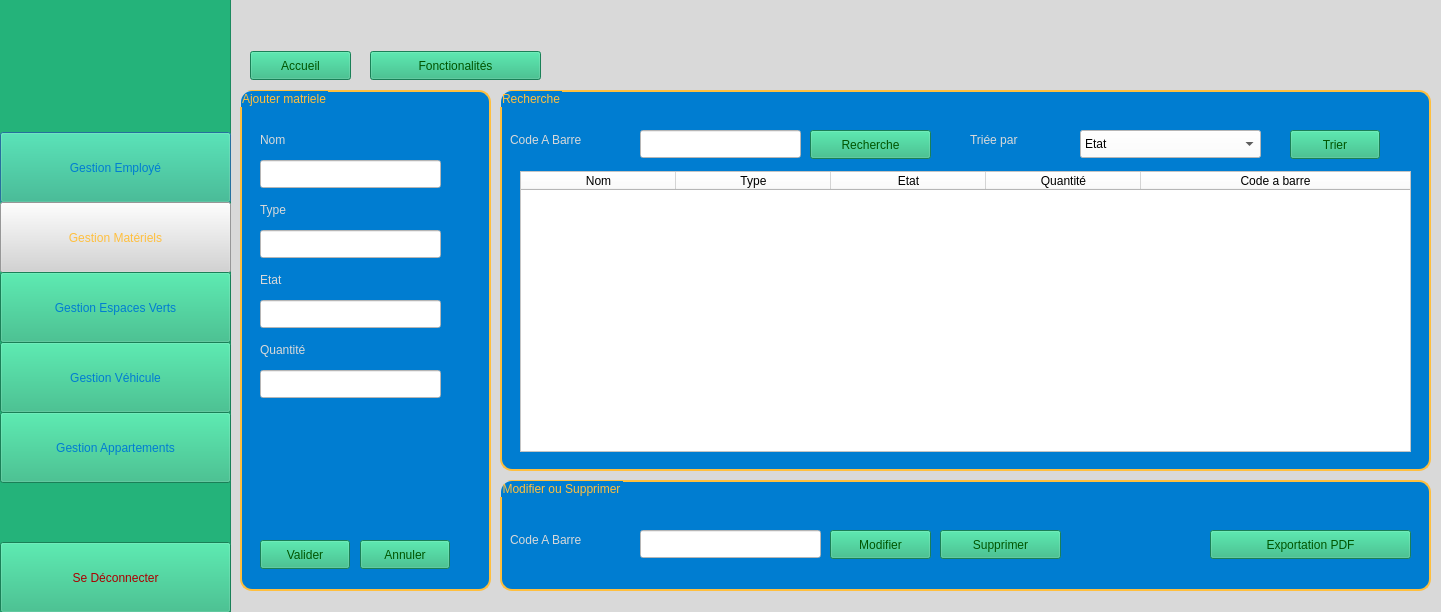
<?xml version="1.0" encoding="UTF-8"?>
<ui version="4.0">
 <class>mate_inter</class>
 <widget class="QDialog" name="mate_inter">
  <property name="geometry">
   <rect>
    <x>0</x>
    <y>0</y>
    <width>1441</width>
    <height>612</height>
   </rect>
  </property>
  <property name="windowTitle">
   <string>Dialog</string>
  </property>
  <property name="styleSheet">
   <string notr="true">background-color: rgb(217, 217, 217);</string>
  </property>
  <widget class="QFrame" name="frame">
   <property name="geometry">
    <rect>
     <x>-10</x>
     <y>-38</y>
     <width>241</width>
     <height>671</height>
    </rect>
   </property>
   <property name="styleSheet">
    <string notr="true">background-color: rgb(36, 179, 122);</string>
   </property>
   <property name="frameShape">
    <enum>QFrame::Shape::StyledPanel</enum>
   </property>
   <property name="frameShadow">
    <enum>QFrame::Shadow::Raised</enum>
   </property>
   <widget class="QPushButton" name="ges_emp">
    <property name="geometry">
     <rect>
      <x>10</x>
      <y>170</y>
      <width>231</width>
      <height>71</height>
     </rect>
    </property>
    <property name="styleSheet">
     <string notr="true">background-color: rgb(36, 179, 122);
color:rgb(0, 125, 209);
font: 900 12pt &quot;Franklin Gothic&quot;;</string>
    </property>
    <property name="text">
     <string>Gestion Employé</string>
    </property>
   </widget>
   <widget class="QPushButton" name="ges_mat">
    <property name="geometry">
     <rect>
      <x>10</x>
      <y>240</y>
      <width>231</width>
      <height>71</height>
     </rect>
    </property>
    <property name="styleSheet">
     <string notr="true">background-color: rgb(211, 211, 211);
color: rgb(255, 191, 62);
font: 900 12pt &quot;Franklin Gothic&quot;;</string>
    </property>
    <property name="text">
     <string>Gestion Matériels</string>
    </property>
   </widget>
   <widget class="QPushButton" name="ges_es_vert">
    <property name="geometry">
     <rect>
      <x>10</x>
      <y>310</y>
      <width>231</width>
      <height>71</height>
     </rect>
    </property>
    <property name="styleSheet">
     <string notr="true">background-color: rgb(36, 179, 122);
color:rgb(0, 125, 209);
font: 900 12pt &quot;Franklin Gothic&quot;;</string>
    </property>
    <property name="text">
     <string>Gestion Espaces Verts</string>
    </property>
   </widget>
   <widget class="QPushButton" name="ges_vehic">
    <property name="geometry">
     <rect>
      <x>10</x>
      <y>380</y>
      <width>231</width>
      <height>71</height>
     </rect>
    </property>
    <property name="styleSheet">
     <string notr="true">background-color: rgb(36, 179, 122);
color:rgb(0, 125, 209);
font: 900 12pt &quot;Franklin Gothic&quot;;</string>
    </property>
    <property name="text">
     <string>Gestion Véhicule</string>
    </property>
   </widget>
   <widget class="QPushButton" name="ges_appar">
    <property name="geometry">
     <rect>
      <x>10</x>
      <y>450</y>
      <width>231</width>
      <height>71</height>
     </rect>
    </property>
    <property name="styleSheet">
     <string notr="true">background-color: rgb(36, 179, 122);
color:rgb(0, 125, 209);
font: 900 12pt &quot;Franklin Gothic&quot;;</string>
    </property>
    <property name="text">
     <string>Gestion Appartements</string>
    </property>
   </widget>
   <widget class="QPushButton" name="deconnect">
    <property name="geometry">
     <rect>
      <x>10</x>
      <y>580</y>
      <width>231</width>
      <height>71</height>
     </rect>
    </property>
    <property name="styleSheet">
     <string notr="true">background-color: rgb(36, 179, 122);
color: rgb(170, 0, 0);
font: 900 12pt &quot;Franklin Gothic&quot;;</string>
    </property>
    <property name="text">
     <string>Se Déconnecter</string>
    </property>
   </widget>
   <widget class="QLabel" name="logo">
    <property name="geometry">
     <rect>
      <x>80</x>
      <y>59</y>
      <width>121</width>
      <height>91</height>
     </rect>
    </property>
    <property name="text">
     <string/>
    </property>
   </widget>
  </widget>
  <widget class="QPushButton" name="accueil">
   <property name="geometry">
    <rect>
     <x>250</x>
     <y>51</y>
     <width>101</width>
     <height>29</height>
    </rect>
   </property>
   <property name="styleSheet">
    <string notr="true">background-color: rgb(36, 179, 122);
font: 900 12pt &quot;Franklin Gothic&quot;;
color: rgb(0, 85, 0);</string>
   </property>
   <property name="text">
    <string>Accueil</string>
   </property>
  </widget>
  <widget class="QPushButton" name="fonction">
   <property name="geometry">
    <rect>
     <x>370</x>
     <y>51</y>
     <width>171</width>
     <height>29</height>
    </rect>
   </property>
   <property name="styleSheet">
    <string notr="true">background-color: rgb(36, 179, 122);
font: 900 12pt &quot;Franklin Gothic&quot;;
color: rgb(0, 85, 0);</string>
   </property>
   <property name="text">
    <string>Fonctionalités</string>
   </property>
  </widget>
  <widget class="QGroupBox" name="groupBox">
   <property name="geometry">
    <rect>
     <x>240</x>
     <y>90</y>
     <width>251</width>
     <height>501</height>
    </rect>
   </property>
   <property name="styleSheet">
    <string notr="true">QGroupBox
{
background-color: rgb(0, 125, 209);
color:  rgb(255, 191, 62);
font: 900 12pt &quot;Franklin Gothic&quot;;
border: 2px solid ;
border-radius: 12px; 
padding: 5px;
border-color: rgb(255, 191, 62);
}</string>
   </property>
   <property name="title">
    <string>Ajouter matriele</string>
   </property>
   <widget class="QLabel" name="label">
    <property name="geometry">
     <rect>
      <x>20</x>
      <y>40</y>
      <width>111</width>
      <height>20</height>
     </rect>
    </property>
    <property name="styleSheet">
     <string notr="true">color: rgb(217, 217, 217);
background-color: rgb(0, 125, 209);
font: 900 12pt &quot;Franklin Gothic&quot;;</string>
    </property>
    <property name="text">
     <string>Nom</string>
    </property>
   </widget>
   <widget class="QLineEdit" name="id">
    <property name="geometry">
     <rect>
      <x>20</x>
      <y>70</y>
      <width>181</width>
      <height>28</height>
     </rect>
    </property>
    <property name="styleSheet">
     <string notr="true">background-color: rgb(255, 255, 255);
font: 900 9pt &quot;Franklin Gothic&quot;;
color: rgb(0, 0, 0);
</string>
    </property>
    <property name="text">
     <string/>
    </property>
   </widget>
   <widget class="QLabel" name="label_2">
    <property name="geometry">
     <rect>
      <x>20</x>
      <y>110</y>
      <width>221</width>
      <height>20</height>
     </rect>
    </property>
    <property name="styleSheet">
     <string notr="true">color: rgb(217, 217, 217);
background-color: rgb(0, 125, 209);
font: 900 12pt &quot;Franklin Gothic&quot;;</string>
    </property>
    <property name="text">
     <string>Type</string>
    </property>
   </widget>
   <widget class="QLineEdit" name="numtel">
    <property name="geometry">
     <rect>
      <x>20</x>
      <y>140</y>
      <width>181</width>
      <height>28</height>
     </rect>
    </property>
    <property name="styleSheet">
     <string notr="true">background-color: rgb(255, 255, 255);
font: 900 9pt &quot;Franklin Gothic&quot;;
color: rgb(0, 0, 0);</string>
    </property>
   </widget>
   <widget class="QLabel" name="label_3">
    <property name="geometry">
     <rect>
      <x>20</x>
      <y>250</y>
      <width>171</width>
      <height>20</height>
     </rect>
    </property>
    <property name="styleSheet">
     <string notr="true">color: rgb(217, 217, 217);
background-color: rgb(0, 125, 209);
font: 900 12pt &quot;Franklin Gothic&quot;;</string>
    </property>
    <property name="text">
     <string>Quantité</string>
    </property>
   </widget>
   <widget class="QLineEdit" name="numapp">
    <property name="geometry">
     <rect>
      <x>20</x>
      <y>210</y>
      <width>181</width>
      <height>28</height>
     </rect>
    </property>
    <property name="styleSheet">
     <string notr="true">background-color: rgb(255, 255, 255);
font: 900 9pt &quot;Franklin Gothic&quot;;
color: rgb(0, 0, 0);</string>
    </property>
   </widget>
   <widget class="QLineEdit" name="add">
    <property name="geometry">
     <rect>
      <x>20</x>
      <y>280</y>
      <width>181</width>
      <height>28</height>
     </rect>
    </property>
    <property name="styleSheet">
     <string notr="true">background-color: rgb(255, 255, 255);
font: 900 9pt &quot;Franklin Gothic&quot;;
color: rgb(0, 0, 0);</string>
    </property>
   </widget>
   <widget class="QLabel" name="label_5">
    <property name="geometry">
     <rect>
      <x>20</x>
      <y>180</y>
      <width>191</width>
      <height>20</height>
     </rect>
    </property>
    <property name="styleSheet">
     <string notr="true">color: rgb(217, 217, 217);
background-color: rgb(0, 125, 209);
font: 900 12pt &quot;Franklin Gothic&quot;;</string>
    </property>
    <property name="text">
     <string>Etat</string>
    </property>
   </widget>
   <widget class="QPushButton" name="valider">
    <property name="geometry">
     <rect>
      <x>20</x>
      <y>450</y>
      <width>90</width>
      <height>29</height>
     </rect>
    </property>
    <property name="styleSheet">
     <string notr="true">background-color: rgb(36, 179, 122);
font: 900 12pt &quot;Franklin Gothic&quot;;
color: rgb(0, 85, 0);</string>
    </property>
    <property name="text">
     <string>Valider</string>
    </property>
   </widget>
   <widget class="QPushButton" name="annuler">
    <property name="geometry">
     <rect>
      <x>120</x>
      <y>450</y>
      <width>90</width>
      <height>29</height>
     </rect>
    </property>
    <property name="styleSheet">
     <string notr="true">background-color: rgb(36, 179, 122);
font: 900 12pt &quot;Franklin Gothic&quot;;
color: rgb(0, 85, 0);</string>
    </property>
    <property name="text">
     <string>Annuler</string>
    </property>
   </widget>
  </widget>
  <widget class="QGroupBox" name="groupBox_2">
   <property name="geometry">
    <rect>
     <x>500</x>
     <y>90</y>
     <width>931</width>
     <height>381</height>
    </rect>
   </property>
   <property name="styleSheet">
    <string notr="true">QGroupBox
{
background-color: rgb(0, 125, 209);
color:  rgb(255, 191, 62);
font: 900 12pt &quot;Franklin Gothic&quot;;
border: 2px solid ;
border-radius: 12px; 
padding: 5px;
border-color: rgb(255, 191, 62);
}</string>
   </property>
   <property name="title">
    <string>Recherche</string>
   </property>
   <widget class="QLabel" name="label_7">
    <property name="geometry">
     <rect>
      <x>10</x>
      <y>40</y>
      <width>131</width>
      <height>20</height>
     </rect>
    </property>
    <property name="styleSheet">
     <string notr="true">color: rgb(217, 217, 217);
background-color: rgb(0, 125, 209);
font: 900 12pt &quot;Franklin Gothic&quot;;</string>
    </property>
    <property name="text">
     <string>Code A Barre</string>
    </property>
   </widget>
   <widget class="QLineEdit" name="idrech">
    <property name="geometry">
     <rect>
      <x>140</x>
      <y>40</y>
      <width>161</width>
      <height>28</height>
     </rect>
    </property>
    <property name="whatsThis">
     <string>&lt;html&gt;&lt;head/&gt;&lt;body&gt;&lt;p&gt;iden&lt;/p&gt;&lt;/body&gt;&lt;/html&gt;</string>
    </property>
    <property name="styleSheet">
     <string notr="true">background-color: rgb(255, 255, 255);
font: 900 9pt &quot;Franklin Gothic&quot;;
color: rgb(0, 0, 0);
</string>
    </property>
   </widget>
   <widget class="QPushButton" name="recherche">
    <property name="geometry">
     <rect>
      <x>310</x>
      <y>40</y>
      <width>121</width>
      <height>29</height>
     </rect>
    </property>
    <property name="styleSheet">
     <string notr="true">background-color: rgb(36, 179, 122);
font: 900 12pt &quot;Franklin Gothic&quot;;
color: rgb(0, 85, 0);</string>
    </property>
    <property name="text">
     <string>Recherche</string>
    </property>
   </widget>
   <widget class="QTableWidget" name="tableWidget">
    <property name="geometry">
     <rect>
      <x>20</x>
      <y>81</y>
      <width>891</width>
      <height>281</height>
     </rect>
    </property>
    <property name="styleSheet">
     <string notr="true">background-color: rgb(255, 255, 255);
font: 900 9pt &quot;Franklin Gothic&quot;;
color: rgb(0, 0, 0);
</string>
    </property>
    <attribute name="horizontalHeaderDefaultSectionSize">
     <number>155</number>
    </attribute>
    <attribute name="horizontalHeaderStretchLastSection">
     <bool>true</bool>
    </attribute>
    <column>
     <property name="text">
      <string>Nom</string>
     </property>
    </column>
    <column>
     <property name="text">
      <string>Type</string>
     </property>
    </column>
    <column>
     <property name="text">
      <string>Etat</string>
     </property>
    </column>
    <column>
     <property name="text">
      <string>Quantité</string>
     </property>
    </column>
    <column>
     <property name="text">
      <string>Code a barre</string>
     </property>
    </column>
   </widget>
   <widget class="QLabel" name="label_9">
    <property name="geometry">
     <rect>
      <x>470</x>
      <y>40</y>
      <width>111</width>
      <height>20</height>
     </rect>
    </property>
    <property name="styleSheet">
     <string notr="true">color: rgb(217, 217, 217);
background-color: rgb(0, 125, 209);
font: 900 12pt &quot;Franklin Gothic&quot;;</string>
    </property>
    <property name="text">
     <string>Triée par</string>
    </property>
   </widget>
   <widget class="QComboBox" name="tripar">
    <property name="geometry">
     <rect>
      <x>580</x>
      <y>40</y>
      <width>181</width>
      <height>28</height>
     </rect>
    </property>
    <property name="styleSheet">
     <string notr="true">background-color: rgb(255, 255, 255);
color: rgb(0, 0, 0);
font: 900 9pt &quot;Franklin Gothic&quot;;</string>
    </property>
    <item>
     <property name="text">
      <string>Etat</string>
     </property>
    </item>
    <item>
     <property name="text">
      <string>Type</string>
     </property>
    </item>
    <item>
     <property name="text">
      <string>Quantité</string>
     </property>
    </item>
    <item>
     <property name="text">
      <string>nom</string>
     </property>
    </item>
   </widget>
   <widget class="QPushButton" name="trier">
    <property name="geometry">
     <rect>
      <x>790</x>
      <y>40</y>
      <width>90</width>
      <height>29</height>
     </rect>
    </property>
    <property name="styleSheet">
     <string notr="true">background-color: rgb(36, 179, 122);
font: 900 12pt &quot;Franklin Gothic&quot;;
color: rgb(0, 85, 0);</string>
    </property>
    <property name="text">
     <string>Trier</string>
    </property>
   </widget>
  </widget>
  <widget class="QGroupBox" name="groupBox_3">
   <property name="geometry">
    <rect>
     <x>500</x>
     <y>480</y>
     <width>931</width>
     <height>111</height>
    </rect>
   </property>
   <property name="styleSheet">
    <string notr="true">QGroupBox
{
background-color: rgb(0, 125, 209);
color:  rgb(255, 191, 62);
font: 900 12pt &quot;Franklin Gothic&quot;;
border: 2px solid ;
border-radius: 12px; 
padding: 5px;
border-color: rgb(255, 191, 62);
}</string>
   </property>
   <property name="title">
    <string>Modifier ou Supprimer</string>
   </property>
   <widget class="QPushButton" name="modifier">
    <property name="geometry">
     <rect>
      <x>330</x>
      <y>50</y>
      <width>101</width>
      <height>29</height>
     </rect>
    </property>
    <property name="styleSheet">
     <string notr="true">background-color: rgb(36, 179, 122);
font: 900 12pt &quot;Franklin Gothic&quot;;
color: rgb(0, 85, 0);</string>
    </property>
    <property name="text">
     <string>Modifier</string>
    </property>
   </widget>
   <widget class="QLabel" name="label_8">
    <property name="geometry">
     <rect>
      <x>10</x>
      <y>50</y>
      <width>131</width>
      <height>20</height>
     </rect>
    </property>
    <property name="styleSheet">
     <string notr="true">color: rgb(217, 217, 217);
background-color: rgb(0, 125, 209);
font: 900 12pt &quot;Franklin Gothic&quot;;</string>
    </property>
    <property name="text">
     <string>Code A Barre</string>
    </property>
   </widget>
   <widget class="QLineEdit" name="idmodsup">
    <property name="geometry">
     <rect>
      <x>140</x>
      <y>50</y>
      <width>181</width>
      <height>28</height>
     </rect>
    </property>
    <property name="styleSheet">
     <string notr="true">background-color: rgb(255, 255, 255);
font: 900 9pt &quot;Franklin Gothic&quot;;
color: rgb(0, 0, 0);</string>
    </property>
   </widget>
   <widget class="QPushButton" name="supprimer">
    <property name="geometry">
     <rect>
      <x>440</x>
      <y>50</y>
      <width>121</width>
      <height>29</height>
     </rect>
    </property>
    <property name="styleSheet">
     <string notr="true">background-color: rgb(36, 179, 122);
font: 900 12pt &quot;Franklin Gothic&quot;;
color: rgb(0, 85, 0);</string>
    </property>
    <property name="text">
     <string>Supprimer</string>
    </property>
   </widget>
   <widget class="QPushButton" name="exportToPDF">
    <property name="geometry">
     <rect>
      <x>710</x>
      <y>50</y>
      <width>201</width>
      <height>29</height>
     </rect>
    </property>
    <property name="styleSheet">
     <string notr="true">background-color: rgb(36, 179, 122);
font: 900 12pt &quot;Franklin Gothic&quot;;
color: rgb(0, 85, 0);</string>
    </property>
    <property name="text">
     <string>Exportation PDF</string>
    </property>
   </widget>
  </widget>
 </widget>
 <resources/>
 <connections/>
</ui>
